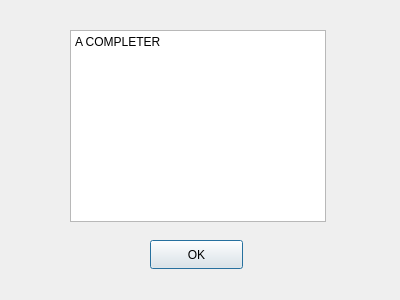
<?xml version="1.0" encoding="UTF-8"?>
<ui version="4.0">
 <class>DialogThemes</class>
 <widget class="QDialog" name="DialogThemes">
  <property name="geometry">
   <rect>
    <x>0</x>
    <y>0</y>
    <width>400</width>
    <height>300</height>
   </rect>
  </property>
  <property name="windowTitle">
   <string>Dialog</string>
  </property>
  <widget class="QTextBrowser" name="textBrowser">
   <property name="geometry">
    <rect>
     <x>70</x>
     <y>30</y>
     <width>256</width>
     <height>192</height>
    </rect>
   </property>
   <property name="html">
    <string>&lt;!DOCTYPE HTML PUBLIC &quot;-//W3C//DTD HTML 4.0//EN&quot; &quot;http://www.w3.org/TR/REC-html40/strict.dtd&quot;&gt;
&lt;html&gt;&lt;head&gt;&lt;meta name=&quot;qrichtext&quot; content=&quot;1&quot; /&gt;&lt;meta charset=&quot;utf-8&quot; /&gt;&lt;style type=&quot;text/css&quot;&gt;
p, li { white-space: pre-wrap; }
hr { height: 1px; border-width: 0; }
li.unchecked::marker { content: &quot;\2610&quot;; }
li.checked::marker { content: &quot;\2612&quot;; }
&lt;/style&gt;&lt;/head&gt;&lt;body style=&quot; font-family:'Segoe UI'; font-size:9pt; font-weight:400; font-style:normal;&quot;&gt;
&lt;p style=&quot; margin-top:0px; margin-bottom:0px; margin-left:0px; margin-right:0px; -qt-block-indent:0; text-indent:0px;&quot;&gt;A COMPLETER&lt;/p&gt;&lt;/body&gt;&lt;/html&gt;</string>
   </property>
  </widget>
  <widget class="QPushButton" name="pushButton">
   <property name="geometry">
    <rect>
     <x>150</x>
     <y>240</y>
     <width>93</width>
     <height>29</height>
    </rect>
   </property>
   <property name="text">
    <string>OK</string>
   </property>
  </widget>
 </widget>
 <resources/>
 <connections/>
</ui>
